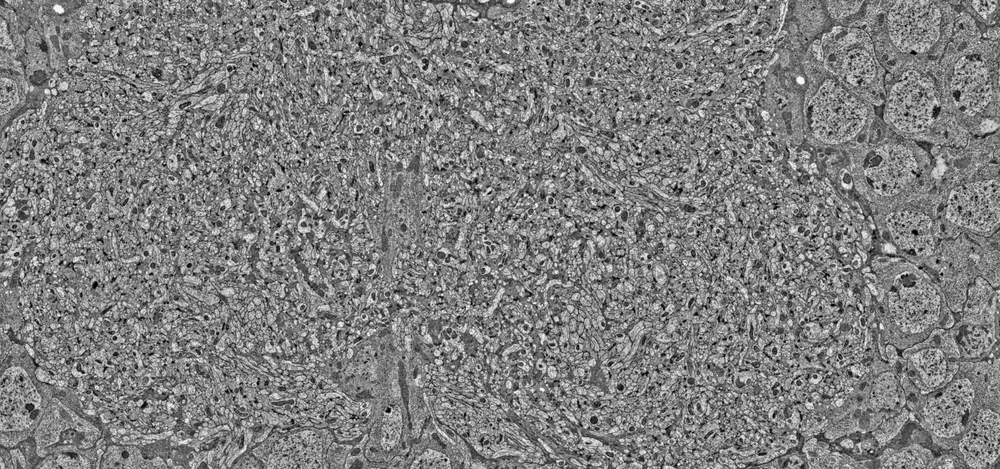
#> input picture images/no_noise.png, 1000 x 469 px, shrunk from 2560 x 1200 before the run
$ python threshold.py
#> lines starting #> are read from the running program, lines starting #| are printed output that depends on the picture
import numpy as np
from matplotlib import pyplot as plt
from scipy.ndimage import imread
from skimage import exposure, img_as_float, filter
from PIL import Image

nonoise_arr = imread('images/no_noise.png', flatten=True)
#> nonoise_arr: shape (469, 1000) float32; min 0, max 255, mean 127.1
noise_arr = imread('images/noise.png', flatten=True)
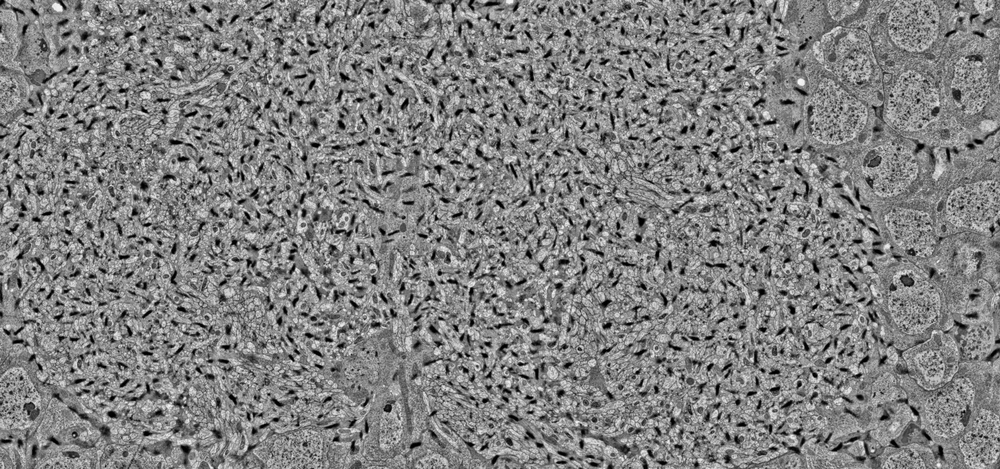
#> input picture images/noise.png, 1000 x 469 px, shrunk from 2560 x 1200 before the run
#> noise_arr: shape (469, 1000) float32; min 0, max 252, mean 129.2

def imsave2(path, img):
    stacked = np.stack([img, img, img], axis=2)
    scaled = (((stacked - stacked.min()) / (stacked.max() - stacked.min())) * 255.9).astype(np.uint8)
    image = Image.fromarray(scaled)
    image.save(path)

# val = filter.threshold_otsu(noise_arr)
val2 = 0.06*259.9

vals = np.percentile(noise_arr, (1, 2.5, 5, 7.5, 10, 15, 20))
#> vals = [5, 21, 45, 61, 73, 89, 99]
print(vals)
#| [ 5. 21. 45. 61. 73. 89. 99.]


for val in vals:
    thresholded = noise_arr.copy()
    thresholded[noise_arr < val] = np.mean(noise_arr)
    plt.figure()
    plt.title('Threshold value = {}'.format(val))
    plt.imshow(thresholded, cmap=plt.cm.gray)
    plt.tight_layout()
#> this loop made 7 passes
#> val on passes 1 to 7: 5, 21, 45, 61, 73, 89, 99
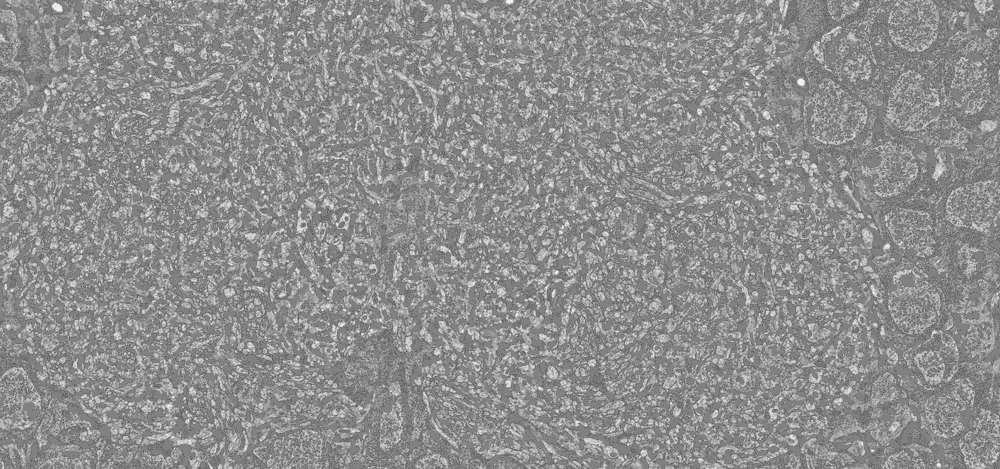
#> thresholded: shape (469, 1000) float32; min 99, max 252, mean 142.1

plt.show()
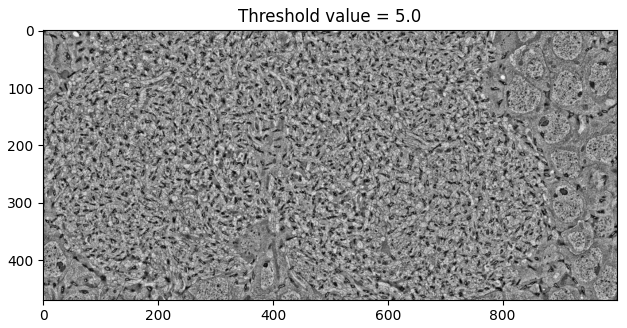
#> figure drawn by matplotlib, 1 panel
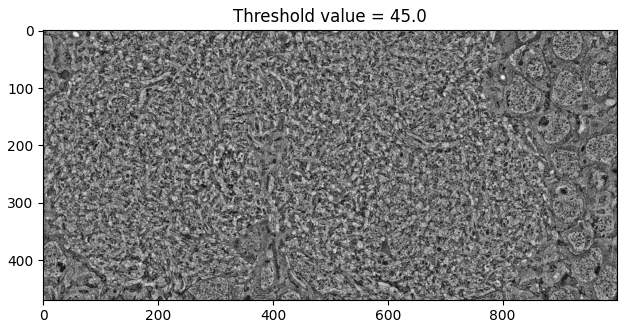
#> figure drawn by matplotlib, 1 panel
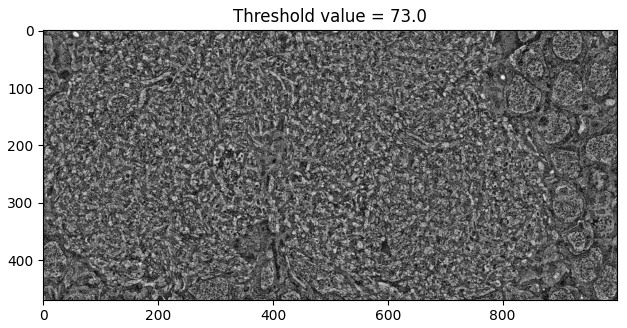
#> figure drawn by matplotlib, 1 panel
